Frame 1 (no input): blank canvas, image omitted
Frame 60 (no input): blank canvas, image omitted
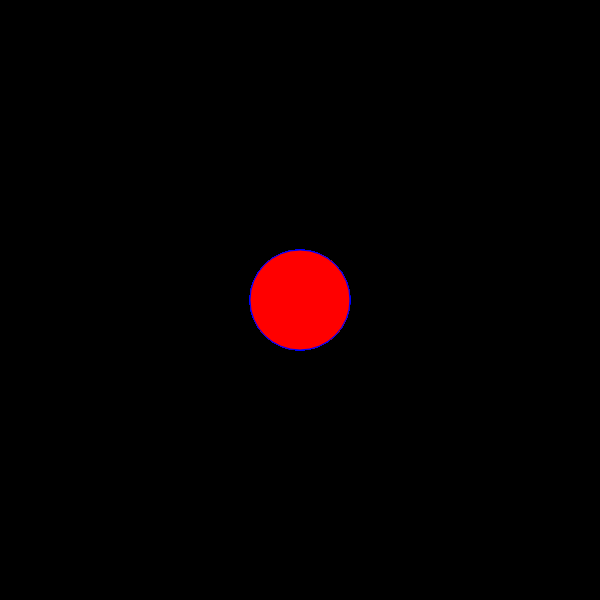
Frame 120 (the mouse pressed at the canvas centre since frame 60)

The p5.js sketch whose frames 1 and 60 were blank and that drew this single picture after the mouse press (run headless with seeded random() and noise() and a simulated clock; from frame 60 on, the mouse is pressed at the canvas centre):

// p5.js sketch
// ── sketch.js
function setup() {
  createCanvas(600, 600);
  background ("black");
}
function draw() {
  
  stroke("blue");
  fill("red");
  
  if(mouseIsPressed){
    circle(mouseX,mouseY, 100, 120);
  }
}


  
